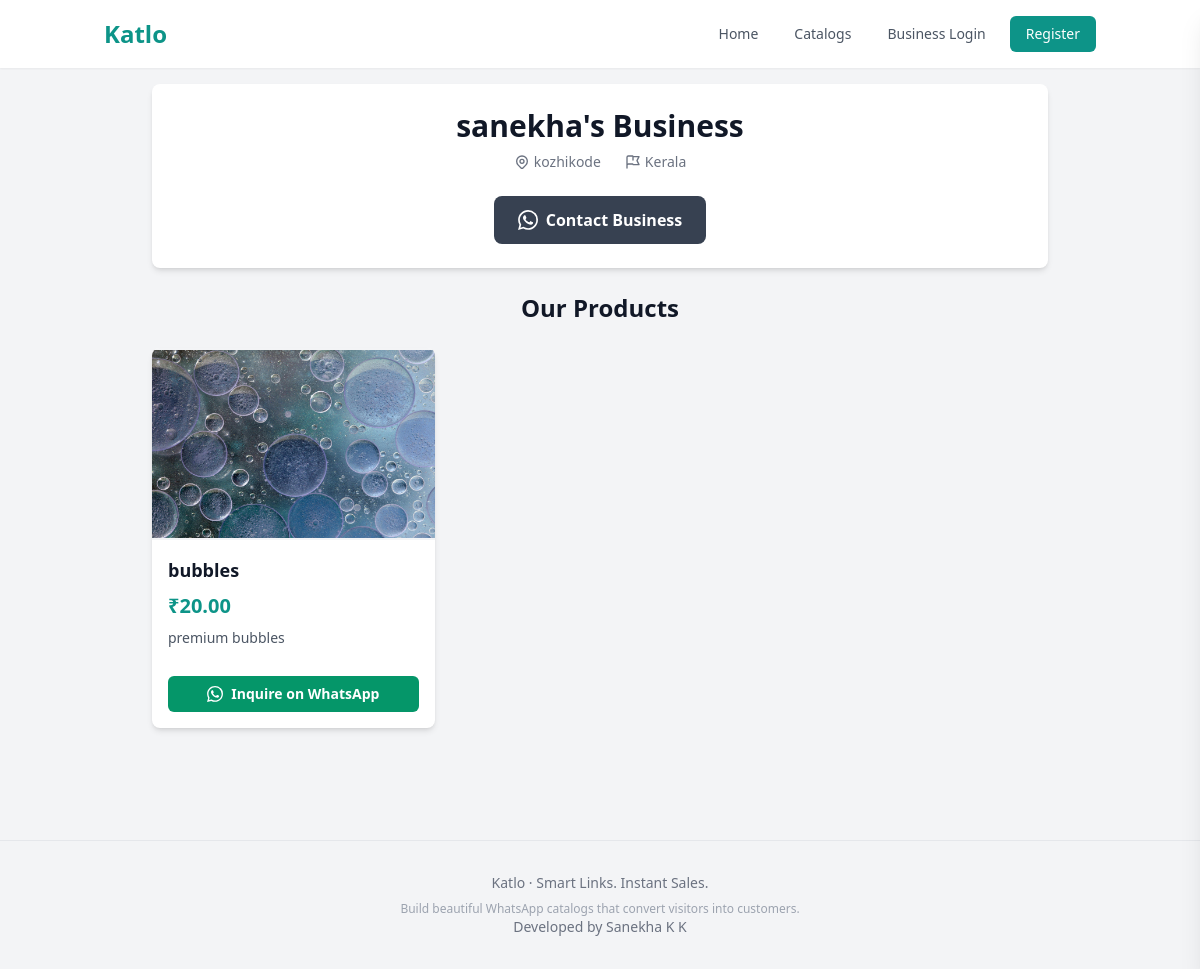
The page /catalog/sanekhas-business/ on the database as committed earlier.
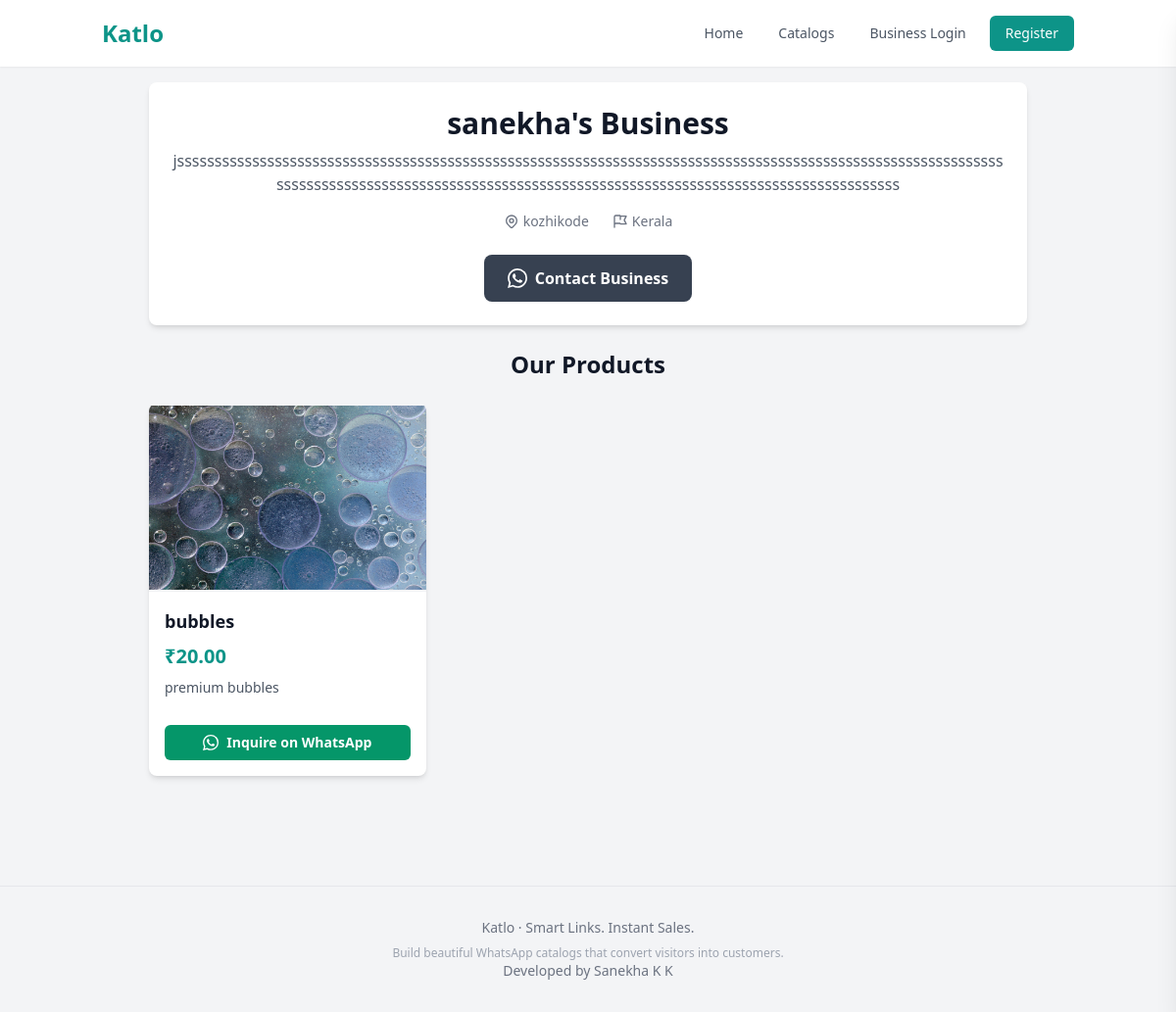
The same page on the database as committed later.
### katloapp/models.py (models this page shows, shortened)
class Business(models.Model):
    user = models.OneToOneField(settings.AUTH_USER_MODEL, on_delete=models.CASCADE,
                                related_name='business', null=True, blank=True)
    name = models.CharField(max_length=150)
    slug = models.SlugField(max_length=160, unique=True, blank=True)
    description = models.TextField(blank=True)
    whatsapp_number = models.CharField(max_length=20)
    city = models.CharField(max_length=100, blank=True)
    native_place = models.CharField(max_length=100, blank=True)
    public = models.BooleanField(default=True)
    created_at = models.DateTimeField(auto_now_add=True)
    class Meta:
        ordering = ['-created_at']
    def get_public_url(self):
        return reverse('katloapp:public_catalog', kwargs={'slug': self.slug})

class Product(models.Model):
    business = models.ForeignKey(Business, related_name='products', on_delete=models.CASCADE)
    name = models.CharField(max_length=200)
    price = models.DecimalField(max_digits=12, decimal_places=2, null=True, blank=True)
    description = models.TextField(blank=True)
    image = models.ImageField(upload_to='products/', blank=True, null=True)
    sku = models.CharField(max_length=100, blank=True)
    active = models.BooleanField(default=True)
    created_at = models.DateTimeField(auto_now_add=True)
    class Meta:
        ordering = ['-created_at']

### katloapp/views.py (the view)
# urls.py: path('catalog/<slug:slug>/', views.public_catalog, name='public_catalog'),
def public_catalog(request, slug):
    business = get_object_or_404(Business, slug=slug, public=True)
    products = business.products.filter(active=True).order_by('-created_at')
    catalog_url = request.build_absolute_uri(business.get_public_url())
    products_with_links = []
    if business.whatsapp_number:
        for product in products:
            message = (
                f"Hi {business.name}, I'm interested in your product: *{product.name}*.\n\n"
                f"Seen on your Katlo catalog: {catalog_url}"
            )
            product.whatsapp_link = build_whatsapp_link(business.whatsapp_number, message)
            products_with_links.append(product)
    else:
        products_with_links = products
    general_message = f"Hi! I found your business '{business.name}' via Katlo and would like to know more. {catalog_url}"
    wa_link = build_whatsapp_link(business.whatsapp_number, general_message) if business.whatsapp_number else None
    context = {
        'business': business,
        'products': products_with_links,
        'wa_link': wa_link,
        'catalog_url': catalog_url,
        'product_count': products.count()
    }
    return render(request, 'katloapp/public_catalog.html', context)

### katloapp/utils.py (called while the page is built)
def build_whatsapp_link(number: str, message: str):
    clean = number.replace('+','').replace(' ','')
    return f"https://wa.me/{clean}?text={quote_plus(message)}"

### templates/katloapp/public_catalog.html (shortened to what this page needs)
{% extends "base.html" %}
{% block content %}
<div class="max-w-4xl mx-auto">
    <div class="bg-white rounded-lg shadow-md p-6 mb-6">
        <div class="text-center">
            <h1 class="text-3xl font-bold text-gray-900 mb-2">{{ business.name }}</h1>
            {% if business.description %}
                <p class="text-gray-600 mb-4 break-words">{{ business.description }}</p>
            {% endif %}
            <div class="flex justify-center items-center space-x-6 text-sm text-gray-500 mb-6">
                {% if business.city %}
                    <div class="flex items-center">
                        {{ business.city }}
                    </div>
                {% endif %}
                {% if business.native_place %}
                    <div class="flex items-center">
                        <svg class="w-4 h-4 mr-1" fill="none" stroke="currentColor" viewBox="0 0 24 24"><path stroke-linecap="round" stroke-linejoin="round" stroke-width="2" d="M3 21v-4m0 0V5a2 2 0 012-2h6.5l1 1H21l-3 6 3 6h-8.5l-1-1H5a2 2 0 00-2 2zm9-13.5V9"></path></svg>
                        {{ business.native_place }}
                    </div>
                {% endif %}
            </div>
            {% if wa_link %}
                <a href="{{ wa_link }}" target="_blank" class="inline-flex items-center bg-gray-700 text-white px-6 py-3 rounded-lg font-semibold hover:bg-gray-800 transition duration-200">
                    Contact Business
                </a>
            {% endif %}
        </div>
    </div>
    {% if products %}
        <h2 class="text-2xl font-bold mb-6 text-center">Our Products</h2>
        <div class="grid grid-cols-1 md:grid-cols-2 lg:grid-cols-3 gap-6 mb-8">
            {% for product in products %}
                <div class="bg-white rounded-lg shadow-md overflow-hidden hover:shadow-lg transition duration-200 flex flex-col">
                    {% if product.image %}
                        <div class="w-full h-48 bg-gray-100 flex items-center justify-center">
                           <img src="{{ product.image.url }}" alt="{{ product.name }}" class="max-w-full max-h-full object-contain">
                        </div>
                    {% endif %}
                    <div class="p-4 flex-grow flex flex-col">
                        <h3 class="font-semibold text-lg text-gray-900 mb-2">{{ product.name }}</h3>
                        {% if product.price %}
                            <p class="text-xl font-bold text-teal-600 mb-2">₹{{ product.price }}</p>
                        {% endif %}
                        {% if product.description %}
                            <p class="text-gray-600 text-sm mb-3 line-clamp-3">{{ product.description }}</p>
                        {% endif %}
                        {% if product.whatsapp_link %}
                            <a href="{{ product.whatsapp_link }}" target="_blank" class="mt-4 inline-flex items-center justify-center bg-emerald-600 text-white px-4 py-2 rounded-md font-semibold hover:bg-emerald-700 transition duration-200 text-sm">
                                Inquire on WhatsApp
                            </a>
                        {% endif %}
                    </div>
                </div>
            {% endfor %}
        </div>
    {% endif %}
</div>
{% endblock %}

### templates/base.html (shortened to what this page needs)
<!doctype html>
<html lang="en">
<head>
  <script src="https://cdn.tailwindcss.com"></script>
</head>
<body class="bg-gray-100 text-gray-900">
  <header class="bg-white shadow-sm sticky top-0 z-40">
    <div class="max-w-5xl mx-auto px-4 py-4 flex items-center justify-between">
      <a href="{% url 'katloapp:public_home' %}" class="text-2xl font-bold text-teal-600 font-playfair">Katlo</a>
      <nav class="hidden md:flex items-center space-x-3">
        <a href="{% url 'katloapp:public_home' %}" class="text-sm text-gray-600 hover:text-teal-600 px-3 py-1 rounded">Home</a>
        <a href="{% url 'katloapp:catalog_list' %}" class="text-sm text-gray-600 hover:text-teal-600 px-3 py-1 rounded">Catalogs</a>
        {% if user.is_authenticated %}
          <a href="{% url 'katloapp:dashboard' %}" class="text-sm text-teal-600 hover:text-teal-800 px-3 py-1 rounded font-medium">Dashboard</a>
          {% if user.is_superuser %}
            <a href="{% url 'admin:index' %}" class="text-sm text-purple-600 hover:text-purple-800 px-3 py-1 rounded">Admin</a>
          {% endif %}
          <form method="post" action="{% url 'katloapp:custom_logout' %}" class="inline">
            {% csrf_token %}
            <button type="submit" class="text-sm text-red-600 hover:text-red-800 bg-transparent border border-red-300 px-3 py-1 rounded hover:bg-red-50 transition duration-200">
              Logout
            </button>
          </form>
        {% else %}
          <a href="{% url 'katloapp:business_login' %}" class="text-sm text-gray-600 hover:text-gray-900 px-3 py-1 rounded transition duration-200">Business Login</a>
          <a href="{% url 'katloapp:business_register' %}" class="text-sm text-white bg-teal-600 hover:bg-teal-700 px-4 py-2 rounded-md transition duration-200">Register</a>
        {% endif %}
      </nav>
    </div>
  </header>
  <main class="max-w-5xl mx-auto p-4">
    {% block content %}{% endblock %}
  </main>
  <footer class="mt-16 py-8 text-center text-sm text-gray-500 border-t border-gray-200">
    <div class="max-w-5xl mx-auto px-4">
      <p>Katlo &middot; Smart Links. Instant Sales.</p>
      <p class="mt-2 text-xs text-gray-400">Build beautiful WhatsApp catalogs that convert visitors into customers.</p>
      <p>Developed by Sanekha  K K</p>
    </div>
  </footer>
</body>
</html>

### templates/katloapp/public_catalog.html (style rules this page uses)
.line-clamp-3 { display: -webkit-box; -webkit-line-clamp: 3; -webkit-box-orient: vertical; overflow: hidden; }

Rows that differ between the two databases and show on the page:
changed Business "sanekha's Business": description (not shown) → "jsssssssssssssssssssssssssssssssssssssssssssssssssssssssssssssssssssssssssssssssssssssssssssssssssssssssssssssssssssssssssssssssssssssssssssssssssssssssssssssssssssssssssssssssssssssssssssssssss"
